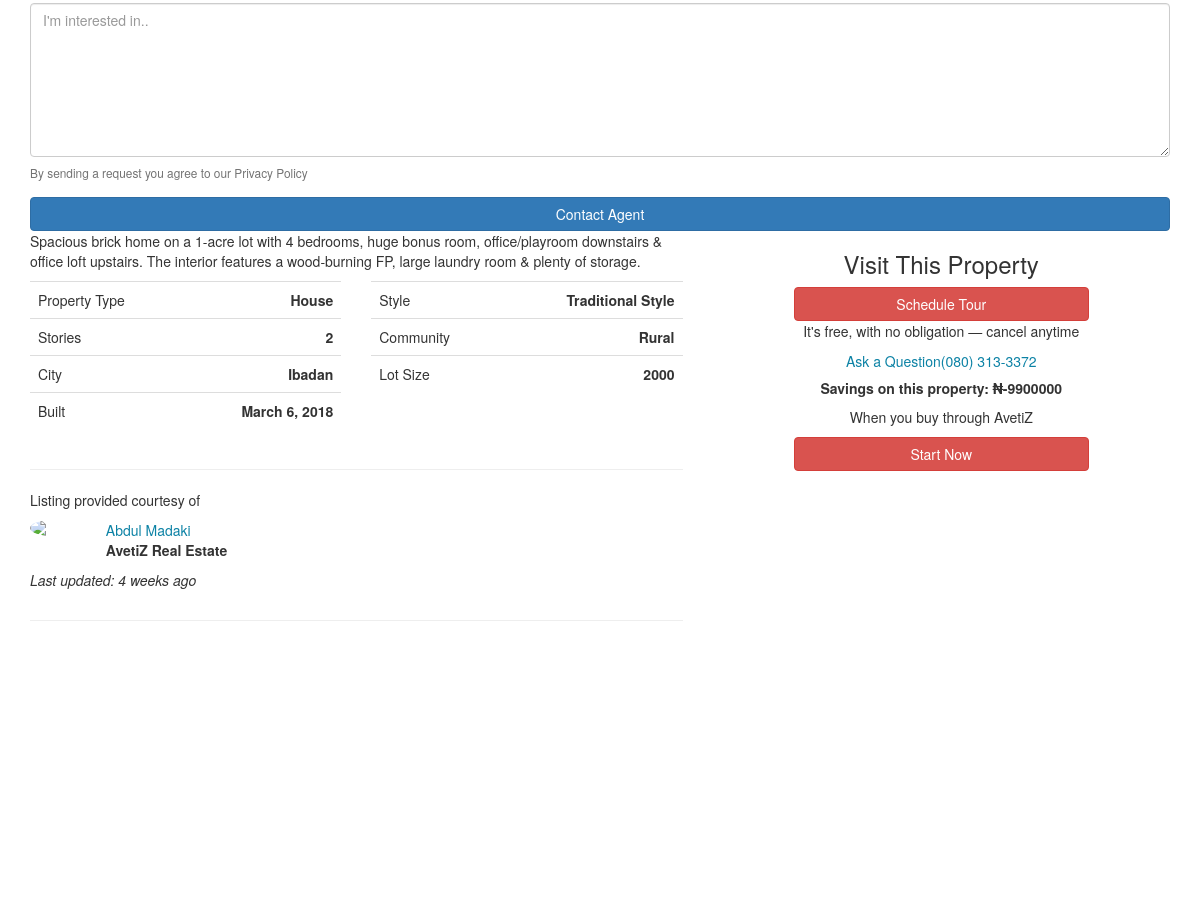
/property/bedroom-flat (middle part), run on an earlier commit of the app's database.
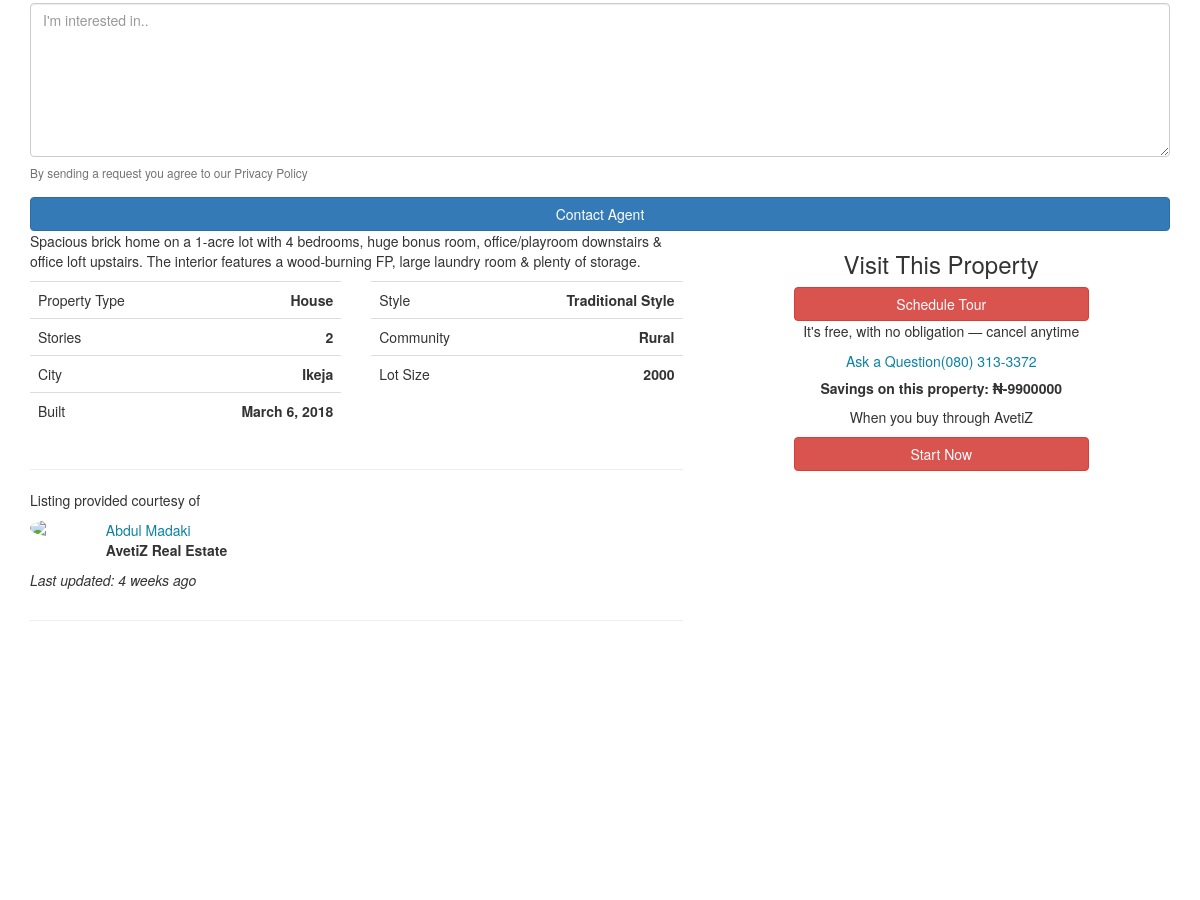
And on a later commit of the database.
### main/models.py (models this page shows, shortened)
class Property(models.Model):
	name=models.CharField(max_length=200)
	thumbnail=models.ImageField(upload_to='media')
	bedroom=models.IntegerField()
	bathroom=models.IntegerField()
	developer=models.ForeignKey(Developer)
	full_address=models.TextField()
	price=models.IntegerField()
	area=models.CharField(max_length=200)
	date_added=models.DateTimeField(auto_now_add=True)
	year_built=models.DateField(null=True)
	agent_name=models.ForeignKey(Agent)
	city=models.CharField(max_length=200)
	state=models.CharField(max_length=200)
	country=models.CharField(max_length=200)
	zipcode=models.CharField(max_length=200)
	developer_price=models.IntegerField()
	longitude=models.CharField(max_length=200, null=True)
	latitude=models.CharField(max_length=200, null=True)
	last_updated=models.DateTimeField(auto_now=True)
	property_type=models.CharField(max_length=200, choices=(('House', 'House'), ('Land', 'Land')), null=True)
	description=models.TextField( null=True)
	lot_size=models.IntegerField(default=2000)
	parking_space=models.IntegerField(default=0)
	status=models.CharField(default='Sold', max_length=200)
	slug=models.SlugField(null=True)
	stories=models.IntegerField(default=2)
	community=models.CharField(choices=(('Rural', 'Rural'), ('Urban', 'Urban')), default='Rural', max_length=50)
	views=models.IntegerField(default=0)
	favorites=models.IntegerField(default=0)
	tours=models.IntegerField(default=0)
	avetiz_agent=models.CharField(max_length=200, default='Faith')
	feature=models.BooleanField(default=False)

### main/views.py (the view)
# urls.py: url(r'^property/(?P<slug>[-\w]+)$', views.PropertyDetail.as_view(), name='property_detail'),
class PropertyDetail(DetailView):
	model=Property
	template_name='main/detail.html'
	def get_context_data(self, **kwargs):
		context=super(PropertyDetail, self).get_context_data(**kwargs)
		house=self.get_object()
		context['max_range']=int(house.price)*1.2
		context['min_range']=int(house.price)*0.8
		context['initialdownpayt']=int(house.price)*0.4
		context['principal']=(int(house.price)-context['initialdownpayt'])/60
		context['property_images']=Picture.objects.filter(picture_for=house)
		context['nearby_similar_homes']=Property.objects.filter(city__icontains=house.city).filter(property_type__icontains=house.property_type)
		property_list=Property.objects.filter(city__icontains=house.city)
		values=[int(property.price) for property in property_list]
		context['median']=median(values)
		context['savings']=house.developer_price - house.price
		return context

### main/views.py (called while the page is built)
def median(lst):
	    lst = sorted(lst)
	    n = len(lst)
	    if n < 1:
	            return None
	    if n % 2 == 1:
	            return lst[n//2]
	    else:
	            return sum(lst[n//2-1:n//2+1])/2.0

### main/templates/main/detail.html (shortened to what this page needs)
{% extends 'main/base.html' %}
{% block content %}
	<section class="fourthCon">
		<div class="container">
		<div class="row">
			<div class="col-sm-12">
	            <div class="form-area">
			        <form role="form">
			                    <div class="form-group">
			                    <textarea class="form-control" type="textarea" id="message" placeholder="I'm interested in.." maxlength="140" rows="7"></textarea>
			                        <span class="help-block"><p id="characterLeft" class="help-block "><small>By sending a request you agree to our Privacy Policy</small></p></span>
			                    </div>
			        <button type="button" id="submit" name="submit" class="btn btn-primary btn-block">Contact Agent</button>
			        </form>
			    </div>
			</div>
			<div class="col-md-7">
    		<div class="detail-text">
   						<p>Spacious brick home on a 1-acre lot with 4 bedrooms, huge bonus room, office/playroom downstairs & office loft upstairs. The interior features a wood-burning FP, large laundry room & plenty of storage.
   						</p>
   					</div>
   					<div class="row table-section">
   						<div class="col-sm-6">
   							<table class="table ">
   								<tbody>
   									<tr>
   										<td class="noborderTop">Property Type</td>
   										<td class="text-right noborderTop"><strong>{{property.property_type}}</strong></td>
   									</tr>
   									<tr>
   										<td>Stories</td>
   										<td class="text-right"><strong>{{property.stories}}</strong></td>
   									</tr>
   									<tr>
   										<td>City</td>
   										<td class="text-right"><strong>{{property.city}}</strong></td>
   									</tr>
   									<tr>
   										<td>Built</td>
   										<td class="text-right"><strong>{{property.year_built}}</strong></td>
   									</tr>
   								</tbody>
   							</table>
   						</div>
   						<div class="col-sm-6">
   							<table class="table ">
   								<tbody>
   									<tr>
   										<td class="noborderTop">Style</td>
   										<td class="text-right noborderTop"><strong>Traditional Style</strong></td>
   									</tr>
   									<tr>
   										<td>Community</td>
   										<td  class="text-right"><strong>{{property.community}}</strong></td>
   									</tr>
   									<tr>
   										<td>Lot Size</td>
   										<td class="text-right"><strong>{{property.lot_size}}</strong></td>
   									</tr>
   								</tbody>
   							</table>
   						</div>
   					</div>
   					<hr>
   					<div class="row">
   						<div class="col-xs-8">
   							<p>Listing provided courtesy of</p>
   							<div class="row">
   							  <div class="col-sm-2"><img src="https://pbs.twimg.com/profile_images/2020318404/image_400x400.jpg" class="img img-responsive img-circle" width="100"></div>
   							  <div class="col-sm-10">
   							  	<p><a href="#">Abdul Madaki</a><br><strong>AvetiZ Real Estate</strong></p>
   							  </div>
   							</div>
   							<div class="row">
   							   <div class="col-sm-12">
   							   <p><em>Last updated: 4 weeks ago</em></p>
   							   </div>
   							</div>
   						</div>
   						<div class="col-xs-4 text-right">
   						</div>
   					</div>
   					<hr>
		   					<div class="row">
		   					   <div class="col-sm-12">
			   					 <div id="detail_map" class="map" style="height: 300px">
			   					   </div>
		   					    </div>
		                   </div>
		                   </div>
   		<div class="col-md-5 schedTour text-center">
	   			<div class="row">
	   			<div class="col-md-8 col-md-offset-2">
	   			 	<h3>Visit This Property</h3>
	   			 <button class="btn btn-block btn-danger">Schedule Tour</button>
	   			 <p class="colorGrey">It's free, with no obligation — cancel anytime</p>
	   			 <div class="ContactLinks" data-rf-test-name="contact-links" data-reactid="83"><div class="questions" data-reactid="84"><a  href="#askquestionmodal" data-toggle="modal" >Ask a Question</a><a href="tel:+17189253372" class="phone-number" data-rf-test-name="phone-number" data-reactid="86">(080) 313-3372</a></div></div>
	   			 <h5><strong>Savings on this property: ₦{{savings}}</strong></h5>
	   			 <p>When you buy through AvetiZ </p>
	   			 <a class="btn btn-block btn-danger" href="{% url 'main:start_now' %}">Start Now</a>
	   			 </div>
   			</div>
   		</div>
   		</div>
   		</div>
	</section>
{% endblock %}

### main/templates/main/base.html (shortened to what this page needs)
{% load static %}
<!DOCTYPE html>
<html>
<head>
    <link rel="stylesheet" type="text/css" href="https://maxcdn.bootstrapcdn.com/bootstrap/3.3.7/css/bootstrap.min.css">
    <link rel="stylesheet" type="text/css" href="http://test.sagecapitals.com/css/styles.css">
    <link rel="stylesheet" href="https://maxcdn.bootstrapcdn.com/font-awesome/4.7.0/css/font-awesome.min.css">
    <link rel="stylesheet" type="text/css" href="http://test.sagecapitals.com/css/footer.css">
    <link href="mine.css" rel="stylesheet">
    <link rel="stylesheet" href="{% static 'css/build.css' %}"/>
  <link rel="stylesheet" type="text/css" href="{% static 'css/slick.css' %}"/>
  <link rel="stylesheet" type="text/css" href="{% static 'css/slick-theme.css' %}"/>
  <link rel="stylesheet" href="https://cdnjs.cloudflare.com/ajax/libs/Swiper/4.0.7/css/swiper.min.css">
   <link rel="stylesheet" type="text/css" href="http://test.sagecapitals.com/css/property.css">
   <link rel="stylesheet" href="http://test.sagecapitals.com/css/owl.carousel.min.css">
    <link rel="stylesheet" href="http://test.sagecapitals.com/css/owl.theme.default.min.css">
      <link rel="stylesheet" type="text/css" href="http://test.sagecapitals.com/css/lightslider.css">
  <link href="{% static '/css/mine.css' %}" rel="stylesheet">
</head>
<body >
{% block content %}{% endblock %}
</body>
</html>

### main/static/css/mine.css (style rules this page uses)
a { text-decoration: none }
a { color: #0c82a5; text-decoration: none; }

What changed in the data, as far as the page shows it:
changed Property "House": city "Ibadan" → "Ikeja"
